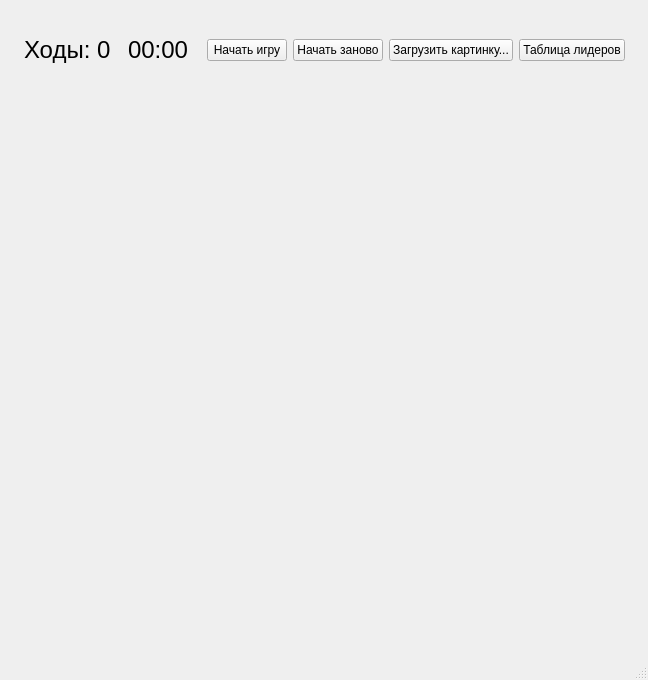
<?xml version="1.0" encoding="UTF-8"?>
<ui version="4.0">
 <class>MainWindow</class>
 <widget class="QMainWindow" name="MainWindow">
  <property name="geometry">
   <rect>
    <x>0</x>
    <y>0</y>
    <width>648</width>
    <height>680</height>
   </rect>
  </property>
  <property name="minimumSize">
   <size>
    <width>648</width>
    <height>680</height>
   </size>
  </property>
  <property name="maximumSize">
   <size>
    <width>648</width>
    <height>680</height>
   </size>
  </property>
  <property name="windowTitle">
   <string>MainWindow</string>
  </property>
  <widget class="QWidget" name="centralwidget">
   <widget class="QWidget" name="gridLayoutWidget">
    <property name="geometry">
     <rect>
      <x>20</x>
      <y>100</y>
      <width>611</width>
      <height>531</height>
     </rect>
    </property>
    <layout class="QGridLayout" name="gridLayout"/>
   </widget>
   <widget class="QWidget" name="horizontalLayoutWidget">
    <property name="geometry">
     <rect>
      <x>24</x>
      <y>10</y>
      <width>601</width>
      <height>80</height>
     </rect>
    </property>
    <layout class="QHBoxLayout" name="horizontalLayout">
     <item>
      <widget class="QLabel" name="label">
       <property name="font">
        <font>
         <pointsize>18</pointsize>
        </font>
       </property>
       <property name="text">
        <string>Ходы:</string>
       </property>
      </widget>
     </item>
     <item>
      <widget class="QLabel" name="turns_count_label">
       <property name="font">
        <font>
         <pointsize>18</pointsize>
        </font>
       </property>
       <property name="text">
        <string>0</string>
       </property>
      </widget>
     </item>
     <item>
      <spacer name="horizontalSpacer_2">
       <property name="orientation">
        <enum>Qt::Horizontal</enum>
       </property>
       <property name="sizeHint" stdset="0">
        <size>
         <width>40</width>
         <height>20</height>
        </size>
       </property>
      </spacer>
     </item>
     <item>
      <widget class="QLabel" name="time_label">
       <property name="font">
        <font>
         <pointsize>18</pointsize>
        </font>
       </property>
       <property name="text">
        <string>00:00</string>
       </property>
      </widget>
     </item>
     <item>
      <spacer name="horizontalSpacer">
       <property name="orientation">
        <enum>Qt::Horizontal</enum>
       </property>
       <property name="sizeHint" stdset="0">
        <size>
         <width>40</width>
         <height>20</height>
        </size>
       </property>
      </spacer>
     </item>
     <item>
      <widget class="QPushButton" name="start_pushButton">
       <property name="text">
        <string>Начать игру</string>
       </property>
      </widget>
     </item>
     <item>
      <widget class="QPushButton" name="replay_pushButton">
       <property name="text">
        <string>Начать заново</string>
       </property>
      </widget>
     </item>
     <item>
      <widget class="QPushButton" name="upload_image_pushButton">
       <property name="text">
        <string>Загрузить картинку...</string>
       </property>
      </widget>
     </item>
     <item>
      <widget class="QPushButton" name="leaderboard_pushButton">
       <property name="text">
        <string>Таблица лидеров</string>
       </property>
      </widget>
     </item>
    </layout>
   </widget>
  </widget>
  <widget class="QMenuBar" name="menubar">
   <property name="geometry">
    <rect>
     <x>0</x>
     <y>0</y>
     <width>648</width>
     <height>21</height>
    </rect>
   </property>
  </widget>
  <widget class="QStatusBar" name="statusbar"/>
 </widget>
 <resources/>
 <connections/>
</ui>
